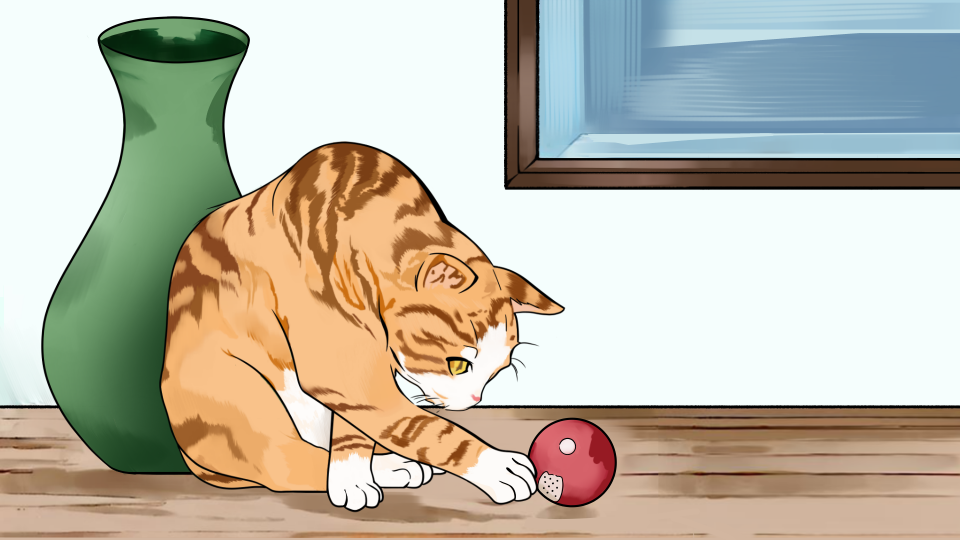
#> input picture 2025-04-21_taller5_imagen_matriz_pixeles/python/meowver1.png, 1920 x 1080 px, found by its file name (shown at 1/2 size)
$ jupyter execute Python_T5.ipynb
#> lines starting #> are read from the running program, lines starting #| are printed output that depends on the picture
[cell 1]
import cv2
import numpy as np
import matplotlib.pyplot as plt

uploaded = cv2.imread('/content/meowver1.png')
#> uploaded is the input picture: shape (1080, 1920, 3); mean B, G, R 169.8, 185.8, 190.7
image_rgb = cv2.cvtColor(uploaded, cv2.COLOR_BGR2RGB)

# RGB
r, g, b = cv2.split(image_rgb)
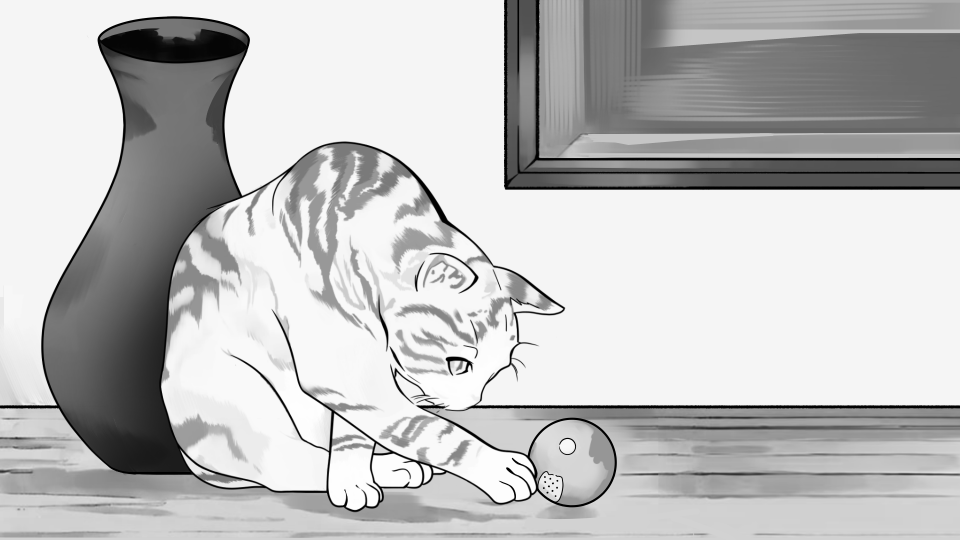
#> r: shape (1080, 1920) (shown at 1/2 size); min 0, max 254, mean 190.7
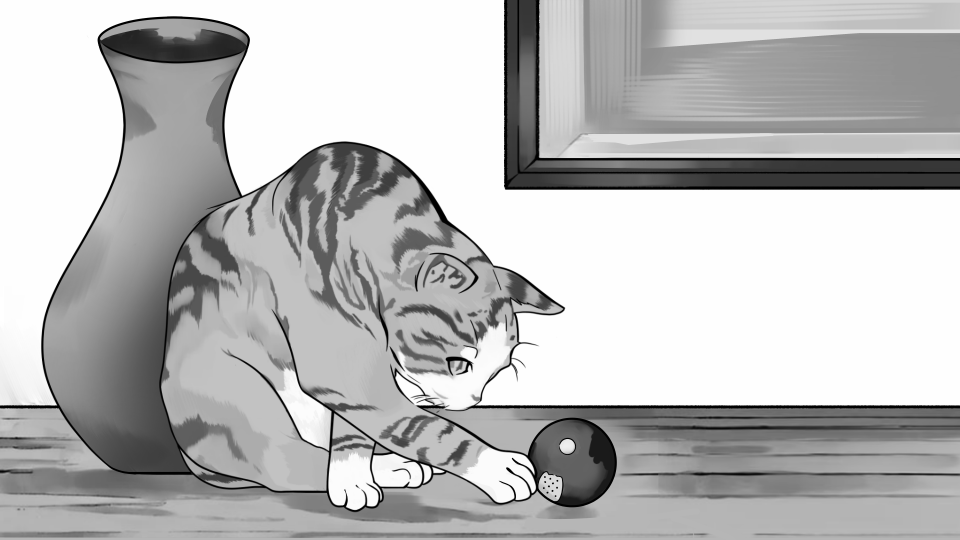
#> g: shape (1080, 1920) (shown at 1/2 size); min 0, max 255, mean 185.8
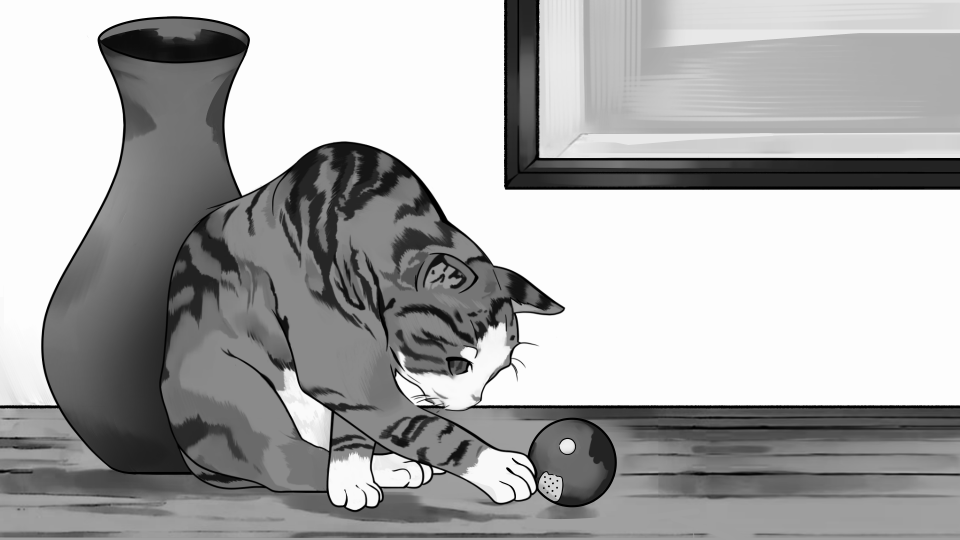
#> b: shape (1080, 1920) (shown at 1/2 size); min 0, max 254, mean 169.8

# HSV
image_hsv = cv2.cvtColor(uploaded, cv2.COLOR_BGR2HSV)
#> image_hsv: shape (1080, 1920, 3); mean H, S, V 57.1, 66.1, 205.6
h, s, v = cv2.split(image_hsv)
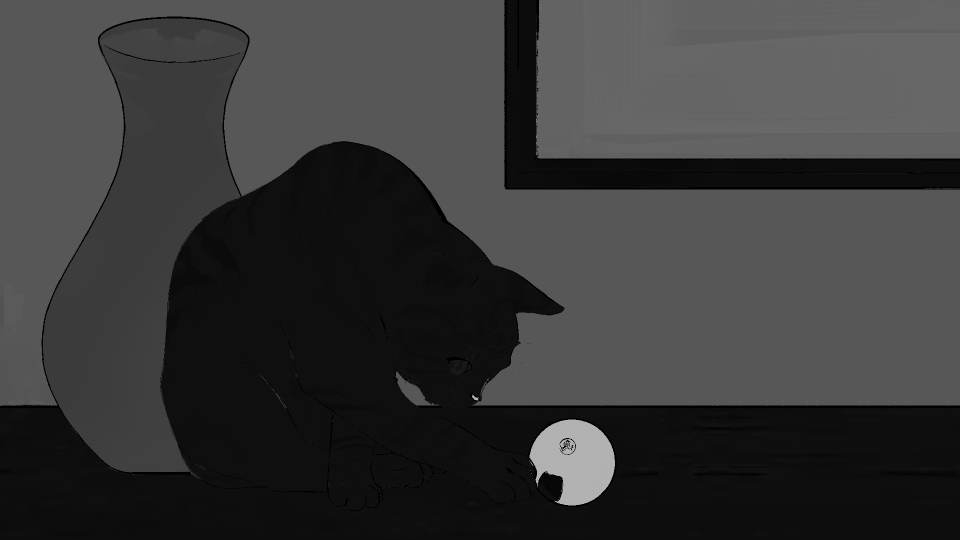
#> h: shape (1080, 1920) (shown at 1/2 size); min 0, max 179, mean 57.1
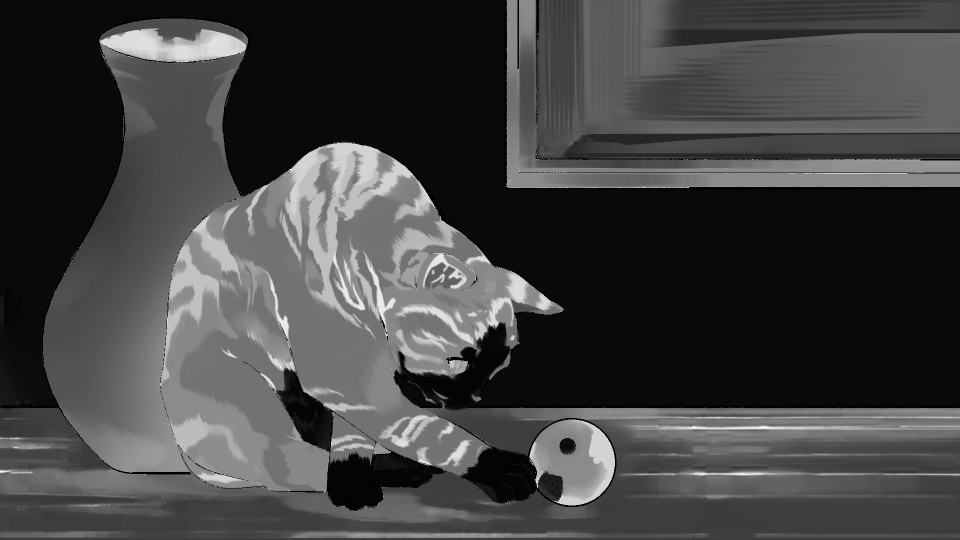
#> s: shape (1080, 1920) (shown at 1/2 size); min 0, max 255, mean 66.1
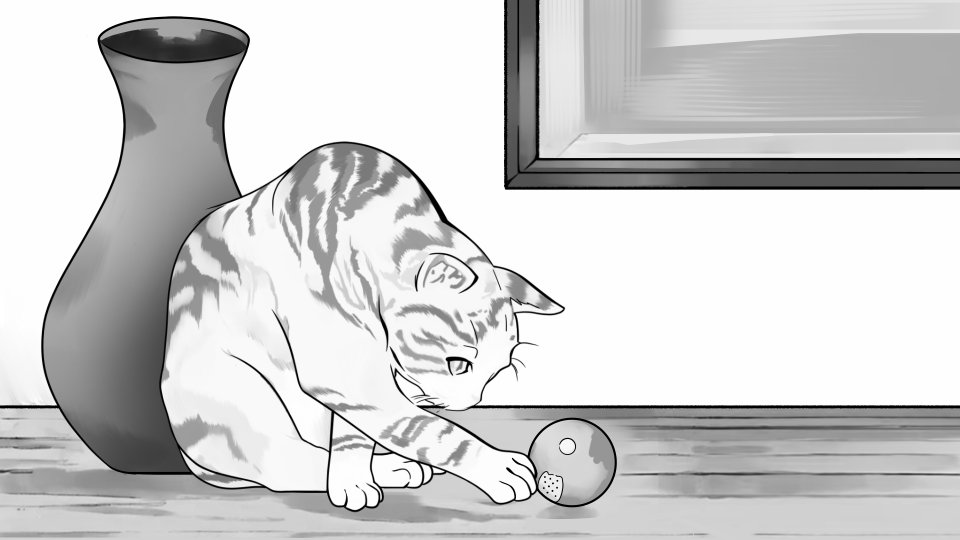
#> v: shape (1080, 1920) (shown at 1/2 size); min 0, max 255, mean 205.6

# show RGB & HSV
fig, axs = plt.subplots(2, 3, figsize=(12, 6))
axs[0, 0].imshow(r, cmap='Reds'); axs[0, 0].set_title("Canal R")
axs[0, 1].imshow(g, cmap='Greens'); axs[0, 1].set_title("Canal G")
axs[0, 2].imshow(b, cmap='Blues'); axs[0, 2].set_title("Canal B")
axs[1, 0].imshow(h, cmap='hsv'); axs[1, 0].set_title("Canal H")
axs[1, 1].imshow(s, cmap='gray'); axs[1, 1].set_title("Canal S")
axs[1, 2].imshow(v, cmap='gray'); axs[1, 2].set_title("Canal V")
for ax in axs.flat:
    ax.axis('off')
plt.tight_layout()
plt.show()

# Slicing:
image_mod = image_rgb.copy()
image_mod[50:350, 50:350] = [255, 0, 0]
#> image_mod: shape (1080, 1920, 3); mean R, G, B 193.9, 177, 161.7

# Swap
src_region = image_rgb[200:400, 200:400].copy()
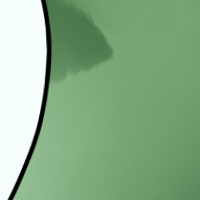
#> src_region: shape (200, 200, 3); mean R, G, B 136.6, 175.2, 137.1
image_mod[700:900, 700:900] = src_region
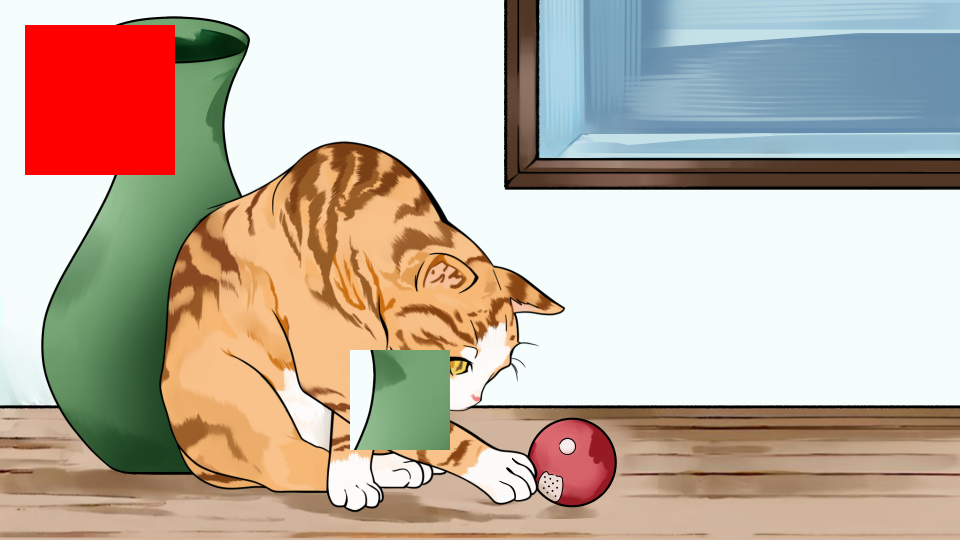
#> image_mod: shape (1080, 1920, 3) (shown at 1/2 size); mean R, G, B 192.3, 177.1, 161.9

# Show
plt.imshow(image_mod)
plt.title("Swap n color")
plt.axis('off')
plt.show()

# Show histogram of intendity (RGB)
colors = ('r', 'g', 'b')
plt.figure(figsize=(8, 4))
for i, color in enumerate(colors):
    hist = cv2.calcHist([image_rgb], [i], None, [256], [0, 256])
    plt.plot(hist, color=color)
    plt.xlim([0, 256])
plt.title("Histograma de Intensidad - RGB")
plt.xlabel("Intensidad")
plt.ylabel("Frecuencia")
plt.show()
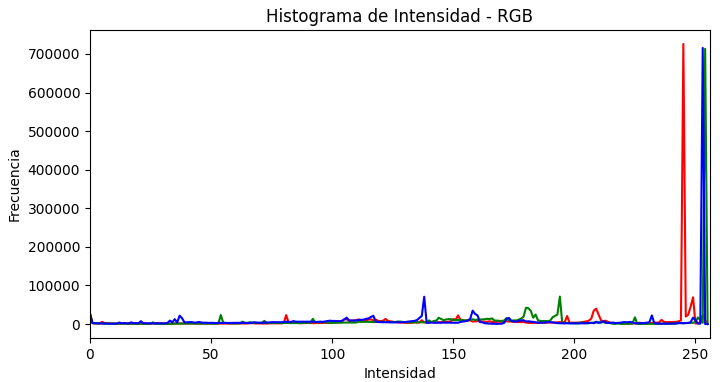
#> figure drawn by matplotlib, 1 panel; curve peaks at x = 245, y = 725907; curve peaks at x = 254, y = 713446; curve peaks at x = 253, y = 715691

alpha = 1.2  # Contrast
beta = 50    # Brightness
image_brightness_contrast = cv2.convertScaleAbs(image_rgb, alpha=alpha, beta=beta)
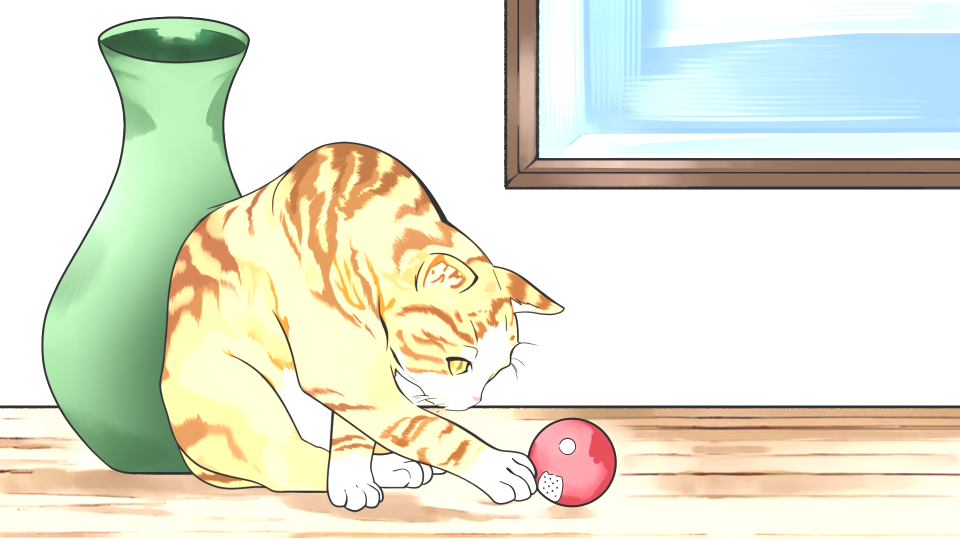
#> image_brightness_contrast: shape (1080, 1920, 3) (shown at 1/2 size); mean R, G, B 229.8, 230.4, 212.9

plt.imshow(image_brightness_contrast)
plt.title(f"Contrast={alpha}   Brightness={beta}")
plt.axis('off')
plt.show()
